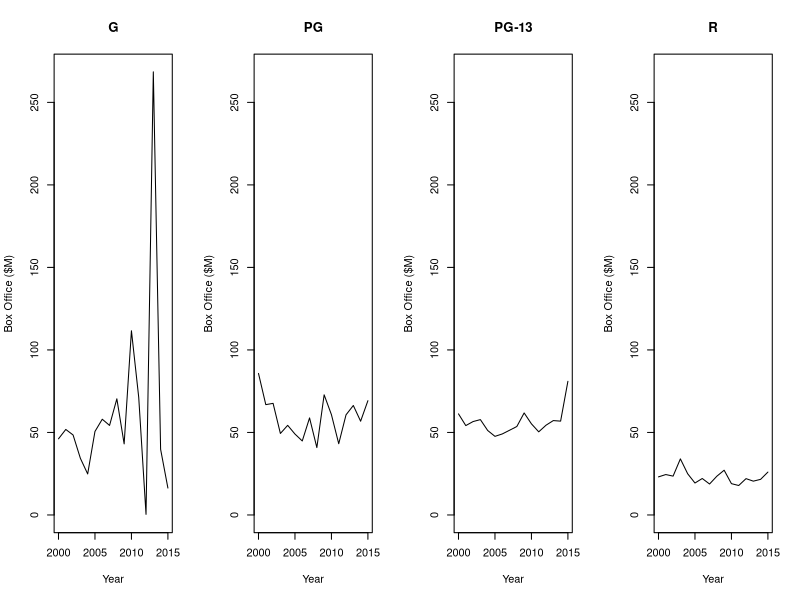
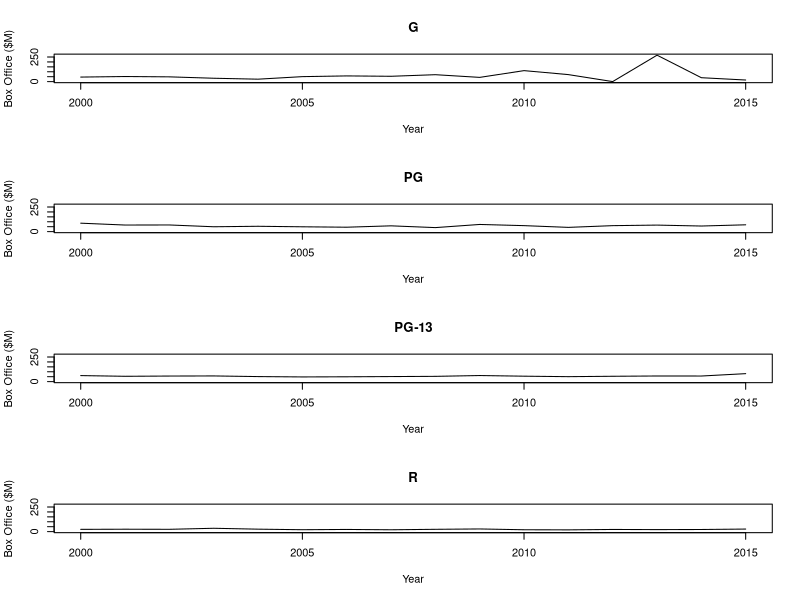
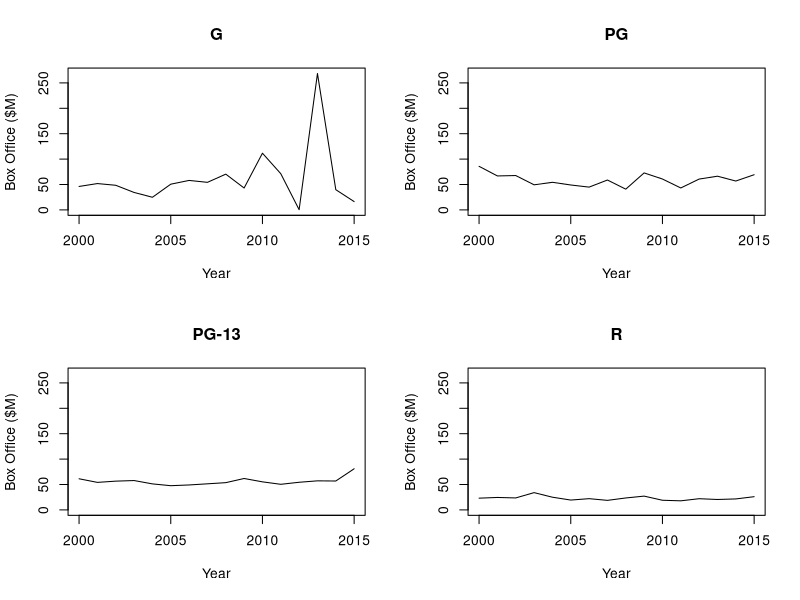

R code for these plots, in order:
## ---- chunk 1
timeSeries <- read.csv("../data/TimeSeries.csv")
head(timeSeries)

## ---- chunk 2
#Create parameterized function to plot line chart
plotFacet <- function(index, name){
  values <- timeSeries[,c(1,index)]
  yMax <- max(timeSeries$G)
  plot(
    x = values,
    type = "l",
    ylim = c(0,yMax),
    main = name,
    xlab = "Year",
    ylab = "Box Office ($M)")
}
## ---- chunk 3
par(mfrow = c(1,4))

plotFacet(2,"G")
plotFacet(3,"PG")
plotFacet(4,"PG-13")
plotFacet(5,"R")

## ---- chunk 4
par(mfrow = c(4,1))
plotFacet(2,"G")
plotFacet(3,"PG")
plotFacet(4,"PG-13")
plotFacet(5,"R")
## ---- chunk 5
par(mfrow = c(2,2))
plotFacet(2,"G")
plotFacet(3,"PG")
plotFacet(4,"PG-13")
plotFacet(5,"R")

## ---- chunk 6
par(mfrow = c(1,1))
